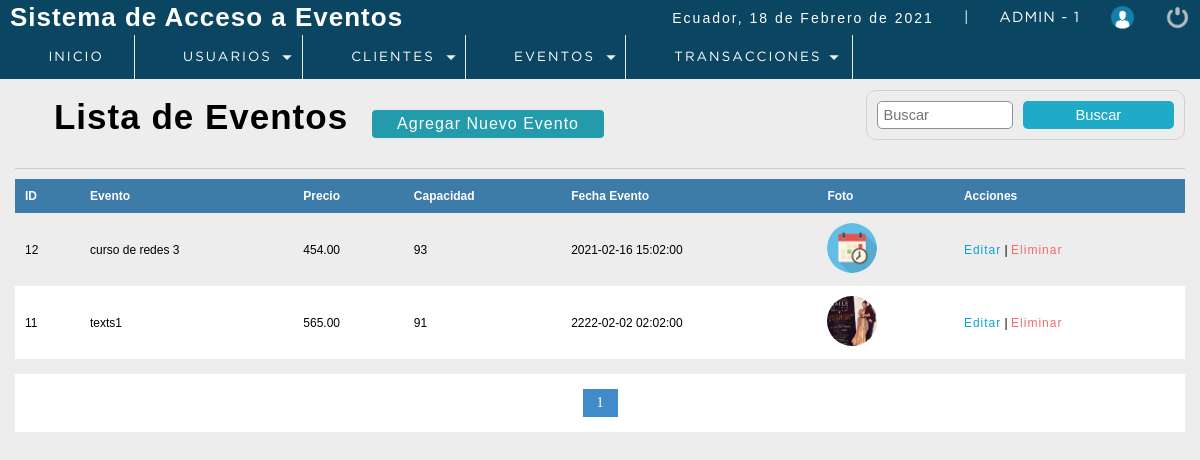
Before: /P_seminarios/sistema/lista_eventos.php (signed in) with the older database file.
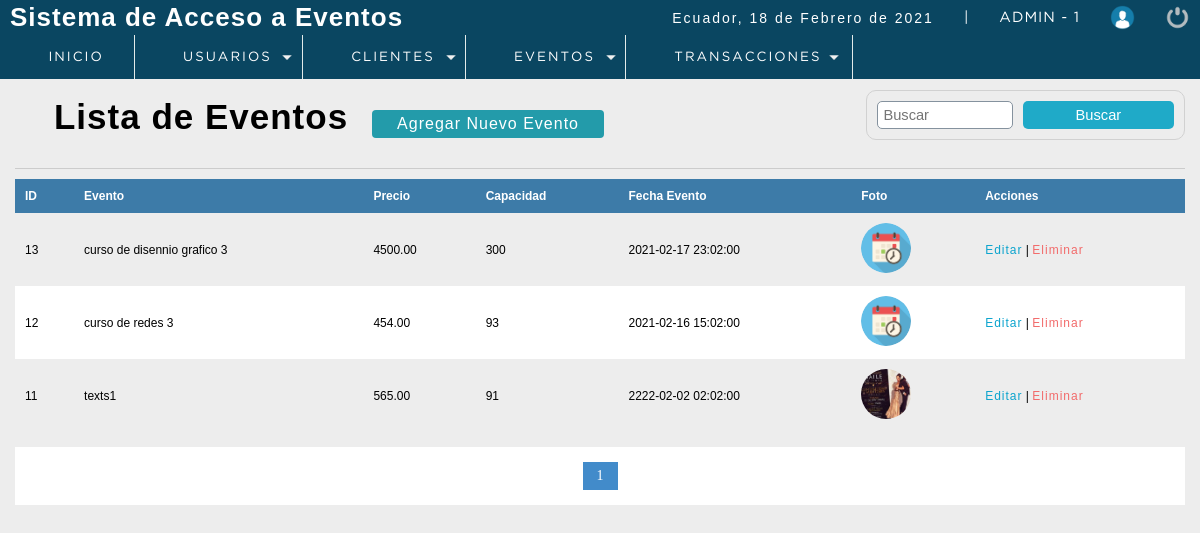
After: the same page with the newer database file.
### tables this page shows
CREATE TABLE `evento` (
  `codevento` int(11) NOT NULL,
  `descripcion` varchar(100) DEFAULT NULL,
  `precio` decimal(10,2) DEFAULT NULL,
  `capMax` int(11) DEFAULT NULL,
  `direccion` varchar(300) DEFAULT NULL,
  `foto` text DEFAULT NULL,
  `fecha_evento` datetime NOT NULL,
  `dateAdd` datetime NOT NULL DEFAULT current_timestamp(),
  `usuario_id` int(11) NOT NULL,
  `status` int(11) NOT NULL DEFAULT 1,
  `id_tipo_seminario` int(11) DEFAULT NULL
);

### P_seminarios/sistema/lista_eventos.php (the view, shortened to what this page needs)
<?php
 include "../conection.php";
?>
<!DOCTYPE html>
<html lang="en">
<head>
	<?php include "includes/scripts.php"?>
</head>
<body>
 <?php include "includes/header.php"?>
	<section id="container">
		<h1><i class="fas fa-list-alt"></i> Lista de Eventos</h1>
        <a href="registro_evento.php" class="btn_new">Agregar Nuevo Evento</a>
    <form action="buscar_evento.php" method="get" class="form_search">
        <input type="text" name="busqueda" id="busqueda" placeholder="Buscar">
        <input type="submit" value="Buscar" class="btn_search" >
    </form>
<hr>
        <table>
            <tr>
                <th>ID</th>
                <th>Evento</th>
                <th>Precio</th>
                <th>Capacidad</th>
                <th>Fecha Evento</th>
                <th>Foto</th>
                <th>Acciones</th>
            </tr>
            <?php
           $sql_registre = mysqli_query($conection,"SELECT COUNT(*) AS total_registro FROM evento WHERE status =1");
           $result_registre = mysqli_fetch_array($sql_registre);
           $total_resgistros = $result_registre['total_registro'];
           $por_pagina = 5;
           if (empty($_GET['pagina'])) {
               $pagina =1;
           }
           else {
               $pagina = $_GET['pagina'];
           }
           $desde = ($pagina - 1) * $por_pagina;
           $total_paginas = ceil($total_resgistros / $por_pagina);
           $query = mysqli_query($conection,"SELECT * FROM evento  WHERE status = 1
                                                                    ORDER BY codevento DESC LIMIT $desde, $por_pagina");
           $result = mysqli_num_rows($query);
           if ($result > 0) {
               while ($data = mysqli_fetch_array($query)) {
                if ($data['foto'] !='img_evento.png') {
                    $foto ='img/uploads/'.$data['foto'];
                }else {
                    $foto ='img/'.$data['foto'];
                }
           ?>
            <tr class="row<?php echo $data["codevento"];?>">
                <td><?php echo $data["codevento"];?></td>
                <td><?php echo $data["descripcion"];?></td>
                <td><?php echo $data["precio"];?></td>
                <td><?php echo $data["capMax"];?></td>
                <td><?php echo $data["fecha_evento"];?></td>
                <td class="img_evento"><img src="<?php echo $foto;?>" alt="<?php echo $data["descripcion"];?>"></td>
                <td>
                    <a class="link_edit" href="editar_evento.php?id=<?php echo $data["codevento"];?>">Editar</a>
                   <?php if ($_SESSION['rol']==1 || $_SESSION['rol']==2) {
                     ?>
                     |
                    <a class="link_delete del_event" href="#" event="<?php echo $data["codevento"];?>">Eliminar</a>
                    <?php } ?>
                </td>
            </tr>
                <?php
               }
           }
            ?>
        </table>
        <div class="paginador">
                    <ul>
                    <?php
                    for ($i=1; $i <= $total_paginas; $i++) {
                        if ($i == $pagina) {
                            echo '<li class="pageSelected">'.$i.'</li>';
                        }
                        else {
                            echo '<li><a href="?pagina='.$i.'">'.$i.'</a></li>';
                        }
                    }
                    ?>
                    </ul>
                </div>
	</section>
</body>
</html>

Changed rows visible on the page:
added evento: codevento "13", descripcion "curso de disennio grafico 3", precio "4500.00", capMax "300", fecha_evento "2021-02-17 23:02:00", foto (picture)
